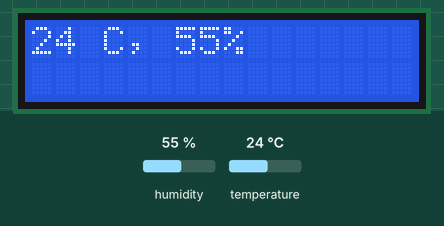
A sketch run on a simulated Arduino Mega 2560, built with avr-gcc and run on an emulated ATmega2560. Parts: 16×2 character LCD. Inputs (shaded band) come from the test bench; at power-on: humidity 55 %, temperature 24 °C.

Above: at 6.2 s.
6.3 s: humidity set to 22 %
At 9.1 s:
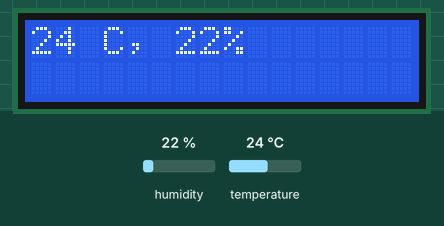
10.0 s: temperature set to 12 °C
At 11.9 s:
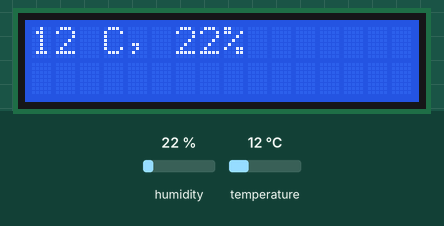
13.7 s: humidity set to 40 %
At 14.6 s:
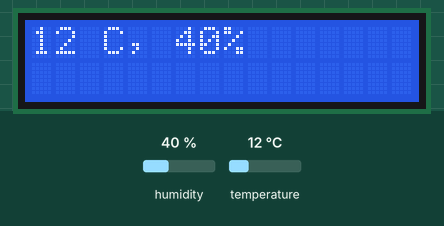
17.4 s: temperature set to 19 °C
At 21.2 s:
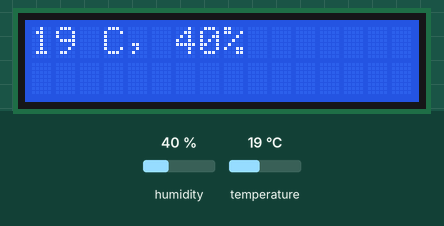
Timing chart, 0 to 22.6 s (numbered marks = the images above; inputs shaded):
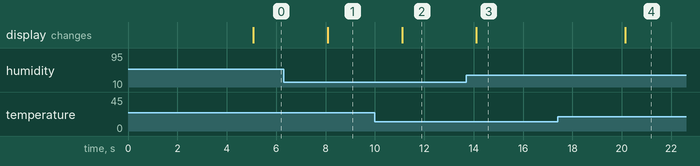

Measured:
- after the input at 6.3 s, the display: changes after 1.8 s (image 1)
- after the input at 10.0 s, the display: changes after 1.1 s (image 2)
- after the input at 13.7 s, the display: changes after 0.41 s (image 3)
- after the input at 17.4 s, the display: changes after 2.7 s (image 4)

The sketch:

Weather-Station.ino
```cpp
// (licence header left out)
#include <dht_nonblocking.h>
#include <LiquidCrystal.h>

#define DHT_SENSOR_TYPE DHT_TYPE_11
#define DHT_SENSOR_PIN 8

// Initialize the DHT sensor and LCD
DHT_nonblocking dht_sensor(DHT_SENSOR_PIN, DHT_SENSOR_TYPE);
LiquidCrystal lcd(2, 3, 4, 5, 6, 7);

void setup() {
  static float init0 = 0, init1 = 0; // Create temporary placeholders
  lcd.begin(16, 2);  // Initialize the LCD with a 16x2 size
  lcd.clear(); // Clear the screen at the start
  lcd.clear();
  String initText = String("Retrieving data..."); // Set text for init
  // Print text on display, wrapping characters correctly
  if (initText.length() <= 16) {
    lcd.setCursor(0, 0);
    lcd.print(initText);
  } else {
    lcd.setCursor(0, 0);
    lcd.print(initText.substring(0, 16));
    lcd.setCursor(0, 1);
    lcd.print(initText.substring(16));
  }
  dht_sensor.measure(&init0, &init1); // Initialize DHT11 sensor by measuring to placeholder init variables
  delay(5000); // Wait 5000ms for sensor init
  lcd.clear(); // Clear screen before continuing
}

void loop() {
  static float temperature = 0.0, humidity = 0.0;  // Stored temperature and humidity values

  // Attempt to measure temperature and humidity
  dht_sensor.measure(&temperature, &humidity);

  // Prepare display text with the last measured values
  String displayText = String(temperature, 0) + " C, " + String(humidity, 0) + "%";

  // Clear and update the LCD display
  lcd.clear();
  if (displayText.length() <= 16) {
    lcd.setCursor(0, 0);
    lcd.print(displayText);
  } else {
    lcd.setCursor(0, 0);
    lcd.print(displayText.substring(0, 16));
    lcd.setCursor(0, 1);
    lcd.print(displayText.substring(16));
  }

  // Delay for 1000ms
  delay(1000);
}
```
